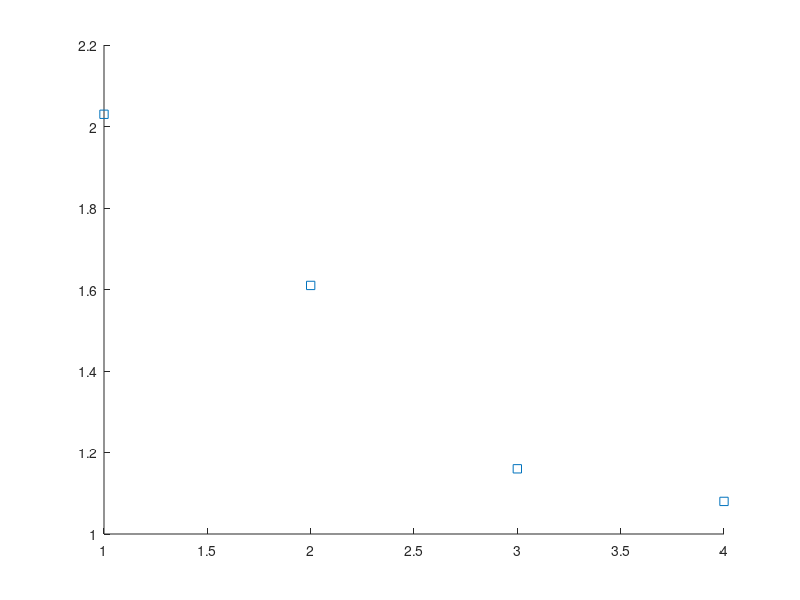

MATLAB code for this plot: (Note: this script raises an error after producing the figure.)
close all;
fig = figure('Position',[0 0 1300 850]);
ignitiondelay800_800 = 2.03;
ignitiondelay800_1200 = 1.61;
ignitiondelay1000_800 = 1.16;
ignitiondelay1000_1200 = 1.08;

ignition_delay = [ignitiondelay800_800 ignitiondelay800_1200 ignitiondelay1000_800 ignitiondelay1000_1200];
%Oxy15 = [1.6 2.256 3.184];
%Oxy10 = [1.87 3 3.616];
%ytotal = [ignition_delay; Oxy15; Oxy10];
errhigh = [0.11 0.11 0.11 0.1];
errlow = [0.15 0.15 0.15 0.15];
%err15 = [0.1 0.12 0.17];
%err10 = [0.14 0.11 0.18];
x = [1 2 3 4];


plot(x,ignition_delay,'square',MarkerFaceColor=[0 0 0],MarkerSize=12,MarkerEdgeColor='none');
hold on

errorbar(x,ignition_delay,errhigh,errlow,"vertical","LineStyle","none",Color=[0 0 0],LineWidth=1);
hold on

x_loc = 1:length(ignition_delay);
y_loc = ignition_delay + 0.05;
text(x_loc+0.1,y_loc,num2str(ignition_delay'),'vert','top','horiz','left','FontSize',20,'Fontname','Times'); 
hold on
%plot(x,Oxy15,'square',MarkerFaceColor=[1 0 0],MarkerSize=14,MarkerEdgeColor='none');
%hold onx`
%
%errorbar(x,Oxy15,err15,"vertical","LineStyle","none",Color=[0 0 0],LineWidth=1);
%hold on
%
%plot(x,Oxy10,'o',MarkerFaceColor=[0 0 1],MarkerSize=12,MarkerEdgeColor='none');
%hold on
%
%errorbar(x,Oxy10,err10,"vertical","LineStyle","none",Color=[0 0 0],LineWidth=1);
%hold on

%coefficients21 = polyfit(x, ignition_delay, 1);
%xFit = linspace(min(x), max(x), 1000);
%yFit21 = polyval(coefficients21 , xFit);
%%plot(xFit, yFit,'LineWidth', 1.25,'LineStyle','--');
%plot(xFit, yFit21, 'LineWidth', 1.5,'LineStyle','--','Color',[0 0 0]);
%hold on
%
%coefficients15 = polyfit(x, Oxy15, 1);
%xFit = linspace(min(x), max(x), 1000);
%yFit15 = polyval(coefficients15 , xFit);
%hold on;
%%plot(xFit, yFit,'LineWidth', 1.25,'LineStyle','--');
%plot(xFit, yFit15, 'LineWidth', 1.5,'LineStyle','--','Color',[1 0 0]);
%hold on
%
%coefficients10 = polyfit(x, Oxy10, 1);
%%xFit = linspace(min(x), max(x), 1000);
%yFit10 = polyval(coefficients10 , xFit);
%hold on;
%%plot(xFit, yFit,'LineWidth', 1.25,'LineStyle','--');
%plot(xFit, yFit10, 'LineWidth', 1.5,'LineStyle','--','Color',[0 0 1]);
%hold on
ax = gca;

xlim([0.5 4.5]);
xticks(1:1:4);
%xlabel('Ambient temperature condition (K)','FontSize',20,'Color','black'); % left y-axis 
set(gca, 'XTickLabel', {'800K-800bar','800K-1200bar','1000K-800bar','1000K-1200bar'},'FontSize',20);

ylim([0.5 2.5]);
yticks(0.5:0.3:2.5);
ylabel('Ignition delay (ms)','FontSize',20,'Color','black'); % left y-axis 

set(gca,'fontname','Times','FontSize',20); % Set it to times
set(gca,'LineWidth',2);
%legend({'21% O_{2} ','','15% O_{2} ','','10% O_{2} ',''},'FontSize',20,'Fontweight','normal','Orientation','horizontal',LineWidth=1.5);
%str = {'Diesel combustion';'Solenoid injector';'P_{inj} = 1000 bar'};
%text(1100,1,str,'FontName','Times','FontSize',20,'FontWeight','normal',BackgroundColor=[1 1 1]);

%ax.ZGrid = 'on';
ax.XGrid = 'off';
ax.YGrid = 'off';
hold on
